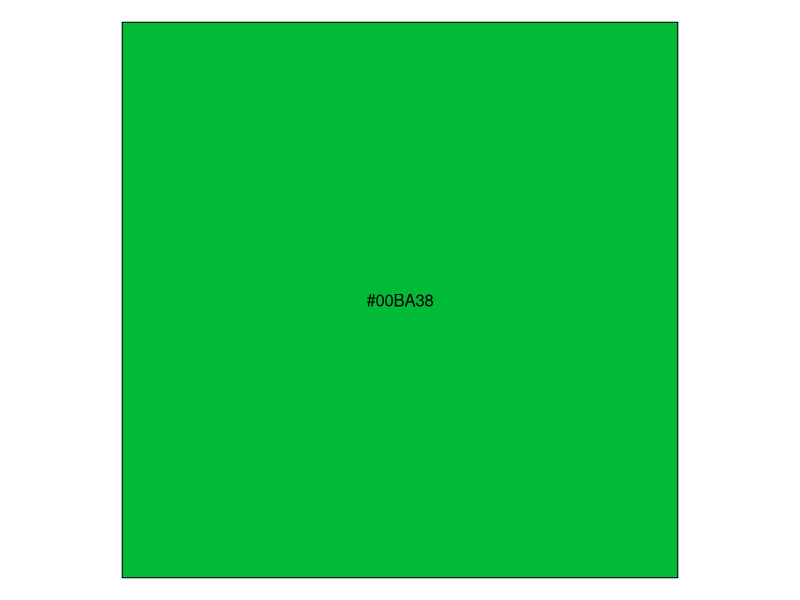
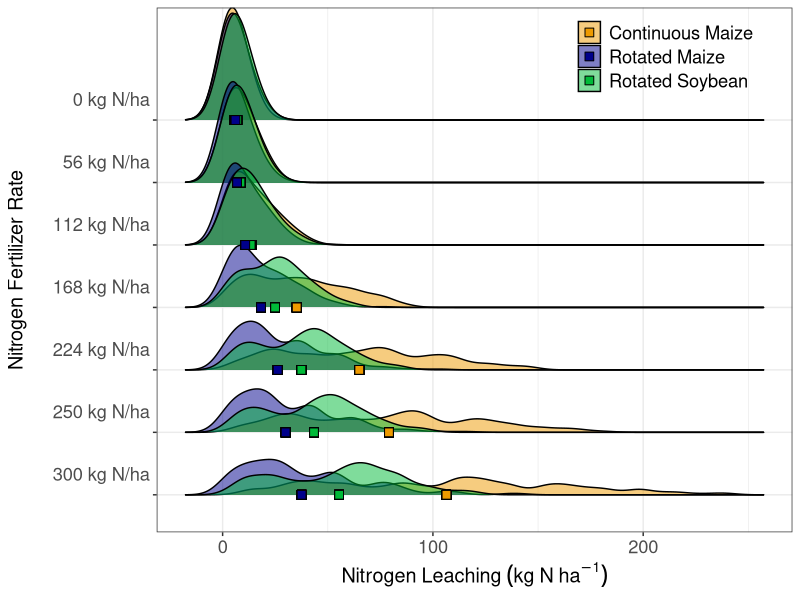
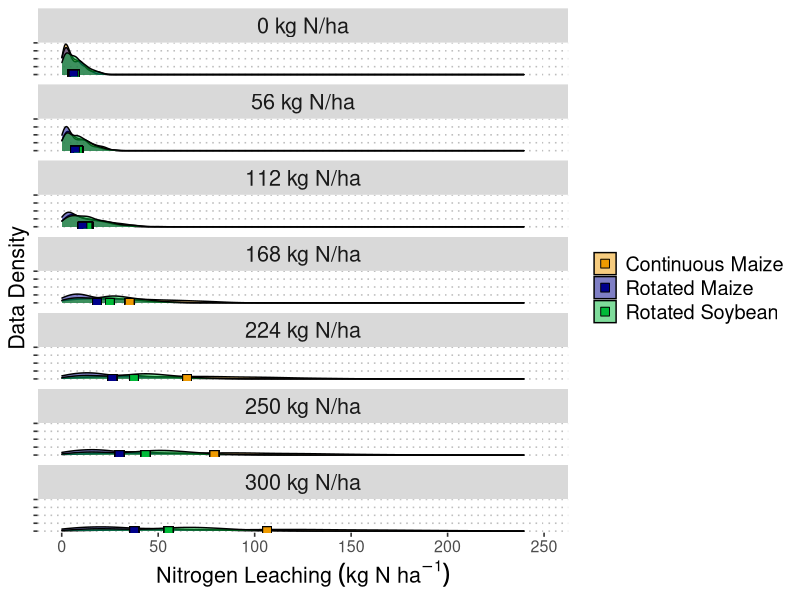
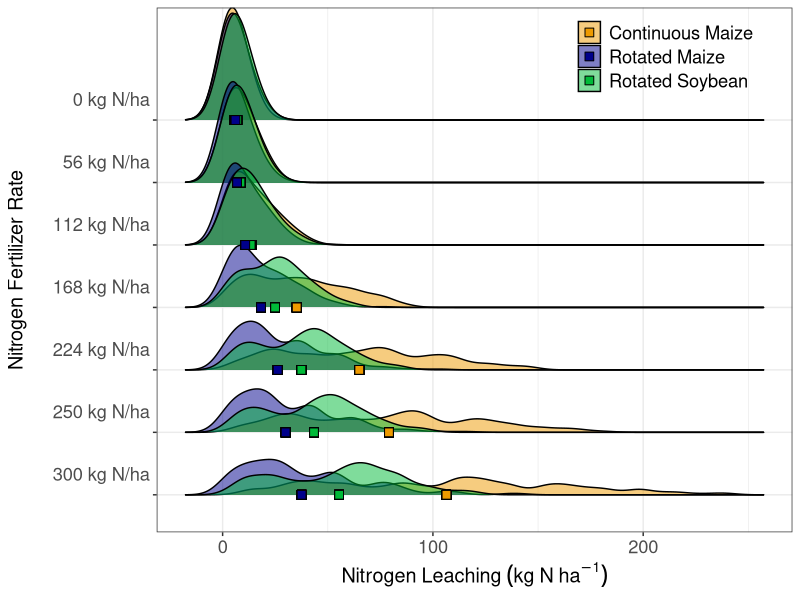
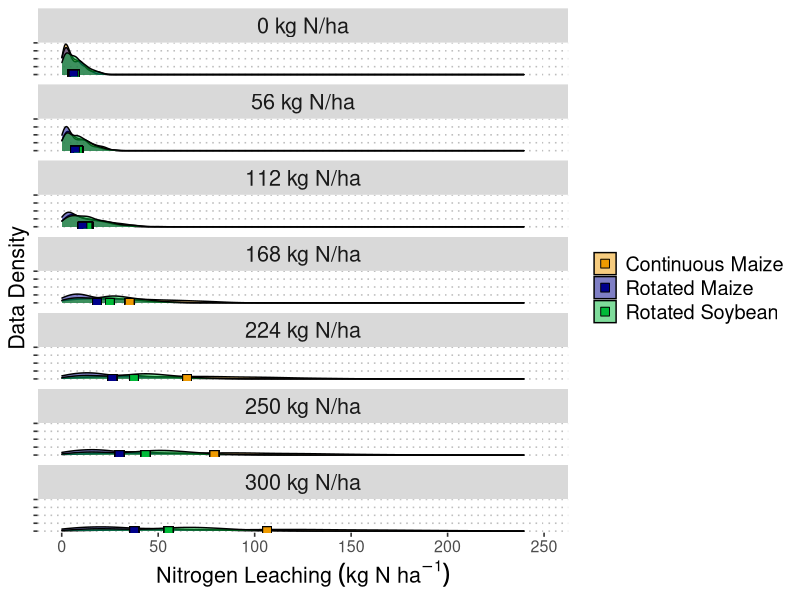

Generate these figures, in order, with R:
# author: gina
# created: 6/1/2020
# purpose: process heather's data
# last updated: 6/8/2020 (yields weren't crop specific, asked heather to change)
#               6/17/2020 look at soils data
#               8/20/2020 (removed sutherland, checking)
#               9/14/2020 (make it look nice)
#               10/9/2020 (this won't work any more, no soybean...)

library(tidyverse)
library(scales)
library(ggridges)
library(ggpubr)



# plot things -------------------------------------------------------------

clr1 <- "orange2"
clr2 <- "darkblue"
clr3 <- "#00BA38"

show_col(clr3)

rawdat <- read_csv("01_proc-raw-outs/pro_apdat.csv") %>% 
  mutate(rotation2 = ifelse(rotation == "sc", "cs", rotation),
         croprot = paste0(crop, rotation2)) %>% 
  select(croprot, everything())


rawdat %>% 
  arrange(nrate_kgha) %>% 
  mutate(
    nrateF = paste(nrate_kgha, "kg N/ha"),
    nrateF = fct_inorder(nrateF),
    nrateF2 = factor(nrateF, levels = rev(levels(nrateF))),
    croprotnice = dplyr::recode(croprot,
                                     corncc = "Continuous Maize",
                                     corncs = "Rotated Maize",
                                     soycs = "Rotated Soybean")) %>%
  group_by(nrateF2, croprotnice) %>% 
  mutate(mnleach = mean(leaching_kgha)) %>% 
  ggplot(aes(x = leaching_kgha, y = nrateF2, fill = croprotnice)) +
  geom_density_ridges(alpha = 0.5) +
  geom_point(aes(x = mnleach, y = nrateF2), pch = 22, size = 3) +
  scale_fill_manual(values = c(clr1, clr2, clr3)) + 
  labs(y = "Nitrogen Fertilizer Rate\n",
       x = expression(Nitrogen~Leaching~(kg~N~ha^-1)),
       fill = NULL) + 
  theme_bw() + 
  theme(axis.text = element_text(size = rel(1.2)),
        axis.text.y = element_text(vjust = -1),
        axis.title = element_text(size = rel(1.3)),
        legend.justification = c(1, 1),
        legend.position = c(0.95,0.99),
        legend.background = element_blank(),
        legend.text = element_text(size = rel(1.2)))

ggsave("fig3.png")


# looks dumb --------------------------------------------------------------


fig_dat <- 
  rawdat %>% 
  mutate(nrateF = as.factor(nrate_kgha),
         nrateF2 = factor(nrateF, levels = rev(levels(nrateF))),
         croprotnice = dplyr::recode(croprot,
                                     corncc = "Continuous Maize",
                                     corncs = "Rotated Maize",
                                     soycs = "Rotated Soybean")) %>%
  group_by(nrateF2, croprotnice) %>% 
  mutate(mnleach = mean(leaching_kgha)) %>% 
  select(site_id, croprot, croprotnice, nrate_kgha, nrateF, nrateF2, leaching_kgha, mnleach)


fig_dat %>%
  arrange(nrate_kgha) %>% 
  mutate(striplab = paste(nrate_kgha, "kg N/ha"),
         striplab = fct_inorder(striplab),
         striplab2 = fct_rev(striplab)) %>% 
  ggplot(aes(leaching_kgha, fill = croprotnice)) +
  geom_density_line(alpha = 0.5) +
  geom_point(aes(x = mnleach, y = 0), pch = 22, size = 3) +
  scale_fill_manual(values = c(clr1, clr2, clr3)) + 
  labs(y = "Data Density",
       x = expression(Nitrogen~Leaching~(kg~N~ha^-1)),
       fill = NULL) +
  theme_bw() +
  theme_pubclean() +
  theme(axis.text.x = element_text(size = rel(1.2)),
        axis.text.y = element_blank(),
        axis.title = element_text(size = rel(1.3)),
        strip.text = element_text(size = rel(1.3)),
        #legend.justification = c(1, 1),
        legend.position = "right",
        legend.direction = "vertical",
        legend.background = element_blank(),
        legend.text = element_text(size = rel(1.2))) +
  facet_wrap(~striplab2, ncol = 1, strip.position = "top") + 
  coord_cartesian(xlim = c(0, 250))

ggsave("fig3_dumb.png")
